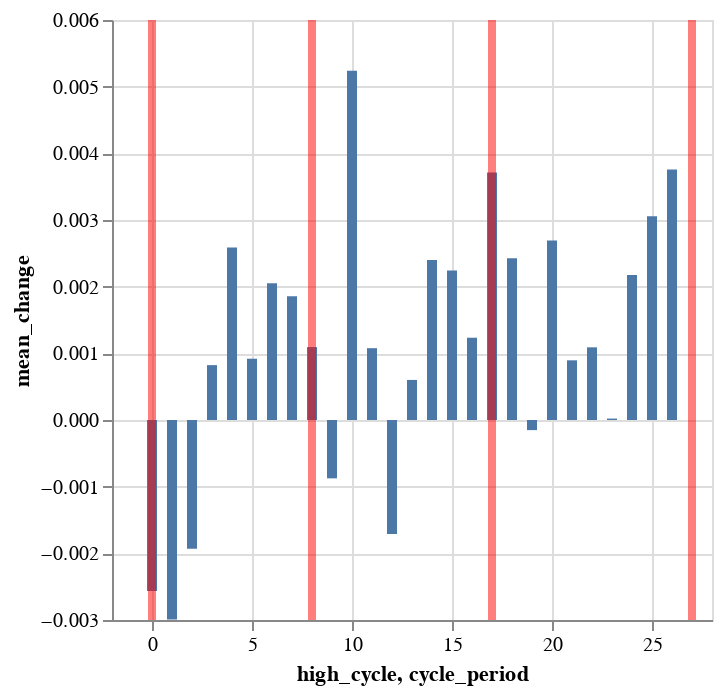

Notebook code cell kept with this figure:
### Code cell
high_prices_highlights = alt.Chart(
    pl.DataFrame({
        'cycle_period': [0, 8, 8+9, 8+9+10],
    })
).mark_rule(color='red', strokeWidth=4, opacity=0.5).encode(
    x='cycle_period'
)

chart = duckdb.sql(f"""
SELECT
    high_cycle,
    mean(forward_returns) mean_returns,
    mean(forward_roc) mean_change,
from staging_data
group by high_cycle
order by high_cycle
""").pl().plot.bar(x="high_cycle", y="mean_change")

(chart + high_prices_highlights).save(EXPORT_PATH + "/high-prices.svg")
chart + high_prices_highlights

### Figure 1 — Vega-Lite specification as saved in the notebook (floating-point values rounded to 4 significant figures)
{"config": {"view": {"continuousWidth": 300, "continuousHeight": 300}}, "layer": [{"data": {"name": "data-24f18a9df93ed6e6512a904888041b37"}, "mark": {"type": "bar", "tooltip": true}, "encoding": {"x": {"field": "high_cycle", "type": "quantitative"}, "y": {"field": "mean_change", "type": "quantitative"}}, "name": "view_b74ae22d33d2f43b_0"}, {"data": {"name": "data-b1340ceda4049086f84bc149e8cf550a"}, "mark": {"type": "rule", "color": "red", "opacity": 0.5, "strokeWidth": 4}, "encoding": {"x": {"field": "cycle_period", "type": "quantitative"}}}], "params": [{"name": "param_1e9efca18e7a2868", "select": {"type": "interval", "encodings": ["x", "y"]}, "bind": "scales", "views": ["view_b74ae22d33d2f43b_0"]}], "$schema": "https://vega.github.io/schema/vega-lite/v6.1.0.json", "datasets": {"data-24f18a9df93ed6e6512a904888041b37": [{"high_cycle": 0, "mean_returns": -41.33, "mean_change": -0.002565}, {"high_cycle": 1, "mean_returns": -1.097, "mean_change": -0.002993}, {"high_cycle": 2, "mean_returns": -1.107, "mean_change": -0.001932}, {"high_cycle": 3, "mean_returns": -1.252, "mean_change": 0.000823}, {"high_cycle": 4, "mean_returns": 1.319, "mean_change": 0.002588}, {"high_cycle": 5, "mean_returns": 0.3508, "mean_change": 0.0009192}, {"high_cycle": 6, "mean_returns": 0.7003, "mean_change": 0.002053}, {"high_cycle": 7, "mean_returns": 0.8731, "mean_change": 0.001856}, {"high_cycle": 8, "mean_returns": 0.08739, "mean_change": 0.001094}, {"high_cycle": 9, "mean_returns": -3.275, "mean_change": -0.0008751}, {"high_cycle": 10, "mean_returns": 1.421, "mean_change": 0.005239}, {"high_cycle": 11, "mean_returns": 0.7113, "mean_change": 0.001077}, {"high_cycle": 12, "mean_returns": -0.03038, "mean_change": -0.00171}, {"high_cycle": 13, "mean_returns": 1.149, "mean_change": 0.0006011}, {"high_cycle": 14, "mean_returns": 2.046, "mean_change": 0.002399}, {"high_cycle": 15, "mean_returns": 0.9111, "mean_change": 0.002242}, {"high_cycle": 16, "mean_returns": -0.3579, "mean_change": 0.001234}, {"high_cycle": 17, "mean_returns": 2.039, "mean_change": 0.003714}, {"high_cycle": 18, "mean_returns": 2.126, "mean_change": 0.002427}, {"high_cycle": 19, "mean_returns": -0.2108, "mean_change": -0.0001519}, {"high_cycle": 20, "mean_returns": 3.33, "mean_change": 0.002692}, {"high_cycle": 21, "mean_returns": 2.831, "mean_change": 0.0008953}, {"high_cycle": 22, "mean_returns": 4.091, "mean_change": 0.00109}, {"high_cycle": 23, "mean_returns": -2.981, "mean_change": 2.133e-05}, {"high_cycle": 24, "mean_returns": 4.486, "mean_change": 0.002175}, {"high_cycle": 25, "mean_returns": 6.219, "mean_change": 0.003058}, {"high_cycle": 26, "mean_returns": 7.209, "mean_change": 0.003759}], "data-b1340ceda4049086f84bc149e8cf550a": [{"cycle_period": 0}, {"cycle_period": 8}, {"cycle_period": 17}, {"cycle_period": 27}]}}
